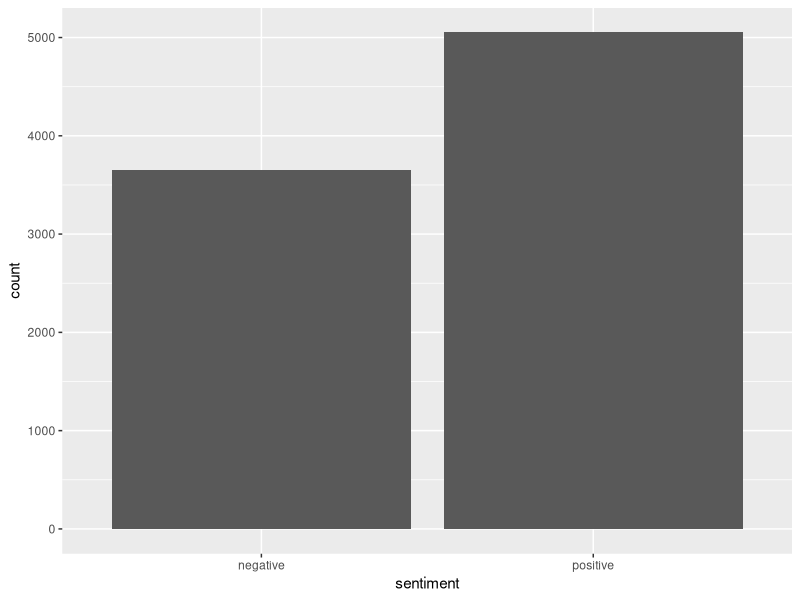
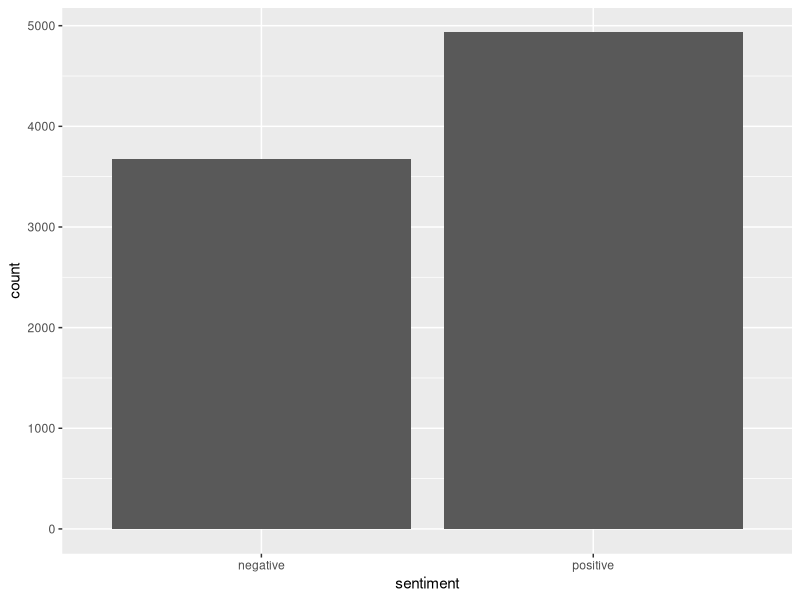

These charts were generated, in order, by the following R code:
## ---- chunk 1
library(tidyverse)
library(janeaustenr)
library(tidytext)
## ---- chunk 2
# assign books to variable name

pride_prejudice <- prideprejudice
sense_sensibility <- sensesensibility
## ---- chunk 3
pride_prejudice_text <- tibble(
  phrase = pride_prejudice,
  id     = 1:length(pride_prejudice)
)
head(pride_prejudice_text)
## ---- chunk 4
words_pride_and_prejudice <- 
pride_prejudice_text %>%
  unnest_tokens(word, phrase)

words_pride_and_prejudice
## ---- chunk 5
# the most common words in pride and prejudice are below, arranged in descending order from the most common to the least common.
words_pride_and_prejudice %>%
  group_by(word) %>%
  summarise(
    count = n()
  ) %>%
   arrange(desc(count))
## ---- chunk 6
sense_sensibility_text <- tibble(
  phrase = sense_sensibility,
  id     = 1:length(sense_sensibility)
)
head(sense_sensibility_text)
## ---- chunk 7
words_sense_sensibility <- 
sense_sensibility_text %>%
  unnest_tokens(word, phrase)

words_sense_sensibility
## ---- chunk 8
# the most common words in pride and prejudice are below, arranged in descending order from the most common to the least common.
words_sense_sensibility %>%
  group_by(word) %>%
  summarise(
    count = n()
  ) %>%
   arrange(desc(count))
## ---- chunk 9
# I am doing an anti-join between the stop_words df found in the tidytext package and the book I am analysing. This will keep only the words which are not stop words.
words_pride_and_prejudice %>%
  anti_join(stop_words) %>%
  count(word, sort = TRUE)
## ---- chunk 10
words_sense_sensibility %>%
  anti_join(stop_words) %>%
  count(word, sort = TRUE)
## ---- chunk 11
# this shows a left join between the sentiment words from the 'bing' lexicon and the words found in the book. Notice not all words have a sentiment attached to them, these appear as NA.
words_pride_and_prejudice %>%
  left_join(get_sentiments("bing"))
## ---- chunk 12
# now I want to keep just those words which have a sentiment, so I did an inner join.
words_pride_and_prejudice %>%
  inner_join(get_sentiments("bing"))
## ---- chunk 13
# Now I want to sort them and find the most common sentiment words

# creating data frame with all sentiment words
sentiment_words_p_and_p <- 
words_pride_and_prejudice %>%
  inner_join(get_sentiments("bing"))
## ---- chunk 14
# filter for the most common positive words
sentiment_words_p_and_p %>%
  filter(sentiment == "positive") %>%
  count(word, sort = TRUE)
## ---- chunk 15
# filter for the most common negative words
sentiment_words_p_and_p %>%
  filter(sentiment == "negative") %>%
  count(word, sort = TRUE)
## ---- chunk 16
# this shows a left join between the sentiment words from the 'bing' lexicon and the words found in the book. Notice not all words have a sentiment attached to them, these appear as NA.
words_sense_sensibility %>%
  left_join(get_sentiments("bing"))
## ---- chunk 17
# now I want to keep just those words which have a sentiment, so I did an inner join.
words_sense_sensibility %>%
  inner_join(get_sentiments("bing"))
## ---- chunk 18
# now I want to sort them and find the most common sentiment words

# creating a data frame with all sentiment words
sentiment_words_s_and_s <- 
words_sense_sensibility %>%
  inner_join(get_sentiments("bing"))
## ---- chunk 19
# filter for the most common positive words
sentiment_words_s_and_s %>%
  filter(sentiment == "positive") %>%
  count(word, sort = TRUE)
## ---- chunk 20
# filter for the most common negative words
sentiment_words_s_and_s %>%
  filter(sentiment == "negative") %>%
  count(word, sort = TRUE)
## ---- chunk 21
sentiment_words_p_and_p %>%
  ggplot() +
  aes(x = sentiment) +
  geom_bar()

sentiment_words_s_and_s %>%
  ggplot() +
  aes(x = sentiment) +
  geom_bar()
